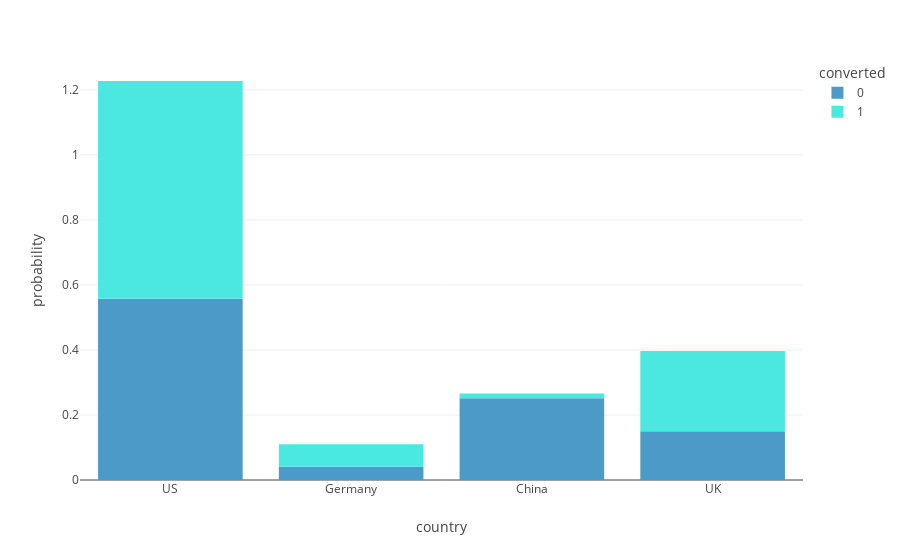
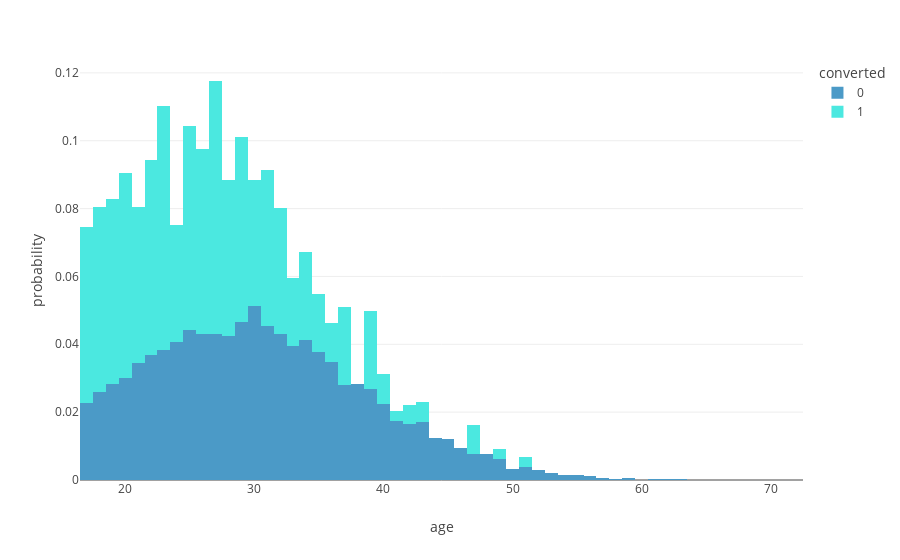
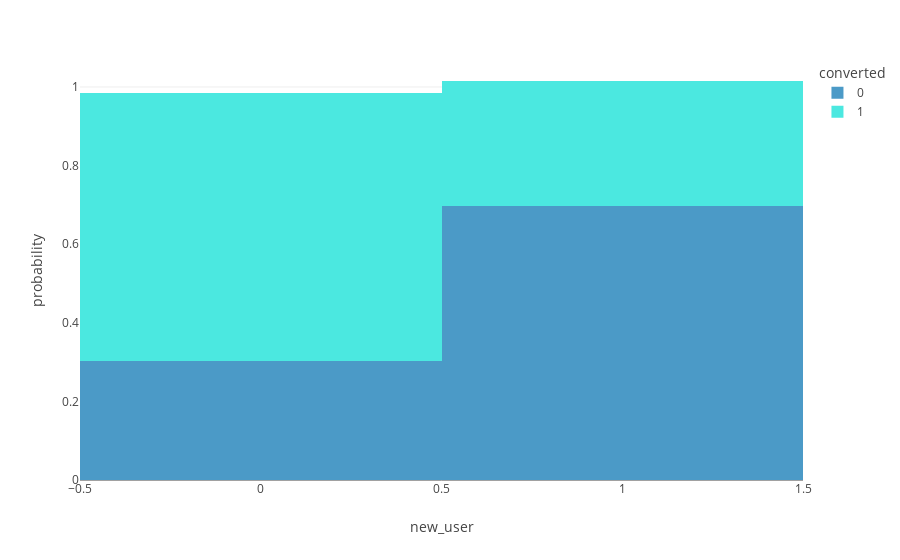
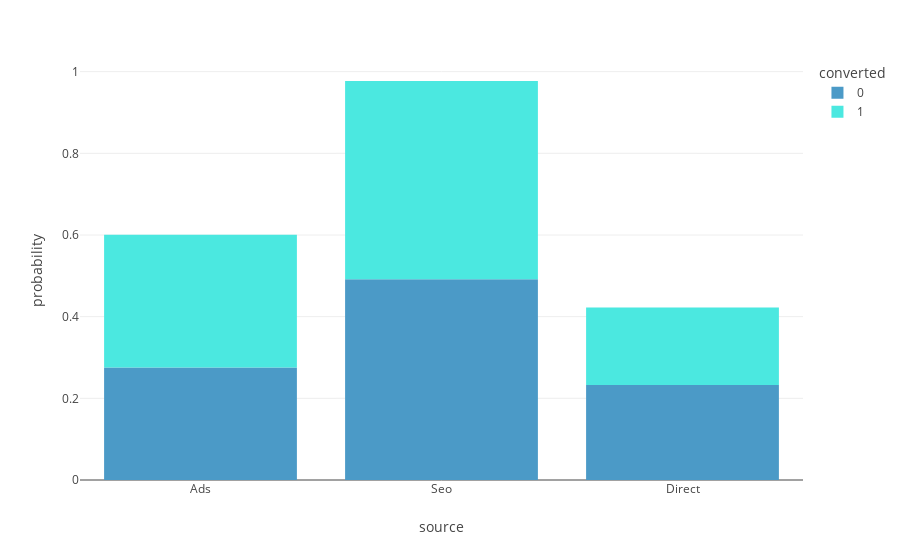

Notebook cell for these charts, in order:
### Code cell
# Univariate analysis
# Distribution of each numeric variable
num_features = ["country", "age", "new_user", "source", "total_pages_visited"]
for f in num_features:
    fig = px.histogram(
        data_sample, f, color="converted",  histnorm="probability"
    )
    fig.show()

### Figure 1 — Plotly figure (JSON) as saved in the notebook; plotly's stock layout.template omitted (floating-point values rounded to 4 significant figures; data arrays with more than 128 entries replaced by an {"elided": "..."} marker saying what was removed)
{"data": [{"bingroup": "x", "histnorm": "probability", "hovertemplate": "converted=0<br>country=%{x}<br>probability=%{y}<extra></extra>", "legendgroup": "0", "marker": {"color": "#4B9AC7", "pattern": {"shape": ""}}, "name": "0", "orientation": "v", "showlegend": true, "type": "histogram", "x": {"elided": "9652 str values"}, "xaxis": "x", "yaxis": "y"}, {"bingroup": "x", "histnorm": "probability", "hovertemplate": "converted=1<br>country=%{x}<br>probability=%{y}<extra></extra>", "legendgroup": "1", "marker": {"color": "#4BE8E0", "pattern": {"shape": ""}}, "name": "1", "orientation": "v", "showlegend": true, "type": "histogram", "x": {"elided": "348 str values"}, "xaxis": "x", "yaxis": "y"}], "layout": {"barmode": "relative", "legend": {"title": {"text": "converted"}, "tracegroupgap": 0}, "margin": {"t": 60}, "xaxis": {"anchor": "y", "domain": [0, 1], "title": {"text": "country"}}, "yaxis": {"anchor": "x", "domain": [0, 1], "title": {"text": "probability"}}}}

### Figure 2 — Plotly figure (JSON) as saved in the notebook; plotly's stock layout.template omitted (floating-point values rounded to 4 significant figures; data arrays with more than 128 entries replaced by an {"elided": "..."} marker saying what was removed)
{"data": [{"bingroup": "x", "histnorm": "probability", "hovertemplate": "converted=0<br>age=%{x}<br>probability=%{y}<extra></extra>", "legendgroup": "0", "marker": {"color": "#4B9AC7", "pattern": {"shape": ""}}, "name": "0", "orientation": "v", "showlegend": true, "type": "histogram", "x": {"elided": "9652 int values"}, "xaxis": "x", "yaxis": "y"}, {"bingroup": "x", "histnorm": "probability", "hovertemplate": "converted=1<br>age=%{x}<br>probability=%{y}<extra></extra>", "legendgroup": "1", "marker": {"color": "#4BE8E0", "pattern": {"shape": ""}}, "name": "1", "orientation": "v", "showlegend": true, "type": "histogram", "x": {"elided": "348 int values"}, "xaxis": "x", "yaxis": "y"}], "layout": {"barmode": "relative", "legend": {"title": {"text": "converted"}, "tracegroupgap": 0}, "margin": {"t": 60}, "xaxis": {"anchor": "y", "domain": [0, 1], "title": {"text": "age"}}, "yaxis": {"anchor": "x", "domain": [0, 1], "title": {"text": "probability"}}}}

### Figure 3 — Plotly figure (JSON) as saved in the notebook; plotly's stock layout.template omitted (floating-point values rounded to 4 significant figures; data arrays with more than 128 entries replaced by an {"elided": "..."} marker saying what was removed)
{"data": [{"bingroup": "x", "histnorm": "probability", "hovertemplate": "converted=0<br>new_user=%{x}<br>probability=%{y}<extra></extra>", "legendgroup": "0", "marker": {"color": "#4B9AC7", "pattern": {"shape": ""}}, "name": "0", "orientation": "v", "showlegend": true, "type": "histogram", "x": {"elided": "9652 int values"}, "xaxis": "x", "yaxis": "y"}, {"bingroup": "x", "histnorm": "probability", "hovertemplate": "converted=1<br>new_user=%{x}<br>probability=%{y}<extra></extra>", "legendgroup": "1", "marker": {"color": "#4BE8E0", "pattern": {"shape": ""}}, "name": "1", "orientation": "v", "showlegend": true, "type": "histogram", "x": {"elided": "348 int values"}, "xaxis": "x", "yaxis": "y"}], "layout": {"barmode": "relative", "legend": {"title": {"text": "converted"}, "tracegroupgap": 0}, "margin": {"t": 60}, "xaxis": {"anchor": "y", "domain": [0, 1], "title": {"text": "new_user"}}, "yaxis": {"anchor": "x", "domain": [0, 1], "title": {"text": "probability"}}}}

### Figure 4 — Plotly figure (JSON) as saved in the notebook; plotly's stock layout.template omitted (floating-point values rounded to 4 significant figures; data arrays with more than 128 entries replaced by an {"elided": "..."} marker saying what was removed)
{"data": [{"bingroup": "x", "histnorm": "probability", "hovertemplate": "converted=0<br>source=%{x}<br>probability=%{y}<extra></extra>", "legendgroup": "0", "marker": {"color": "#4B9AC7", "pattern": {"shape": ""}}, "name": "0", "orientation": "v", "showlegend": true, "type": "histogram", "x": {"elided": "9652 str values"}, "xaxis": "x", "yaxis": "y"}, {"bingroup": "x", "histnorm": "probability", "hovertemplate": "converted=1<br>source=%{x}<br>probability=%{y}<extra></extra>", "legendgroup": "1", "marker": {"color": "#4BE8E0", "pattern": {"shape": ""}}, "name": "1", "orientation": "v", "showlegend": true, "type": "histogram", "x": {"elided": "348 str values"}, "xaxis": "x", "yaxis": "y"}], "layout": {"barmode": "relative", "legend": {"title": {"text": "converted"}, "tracegroupgap": 0}, "margin": {"t": 60}, "xaxis": {"anchor": "y", "domain": [0, 1], "title": {"text": "source"}}, "yaxis": {"anchor": "x", "domain": [0, 1], "title": {"text": "probability"}}}}
